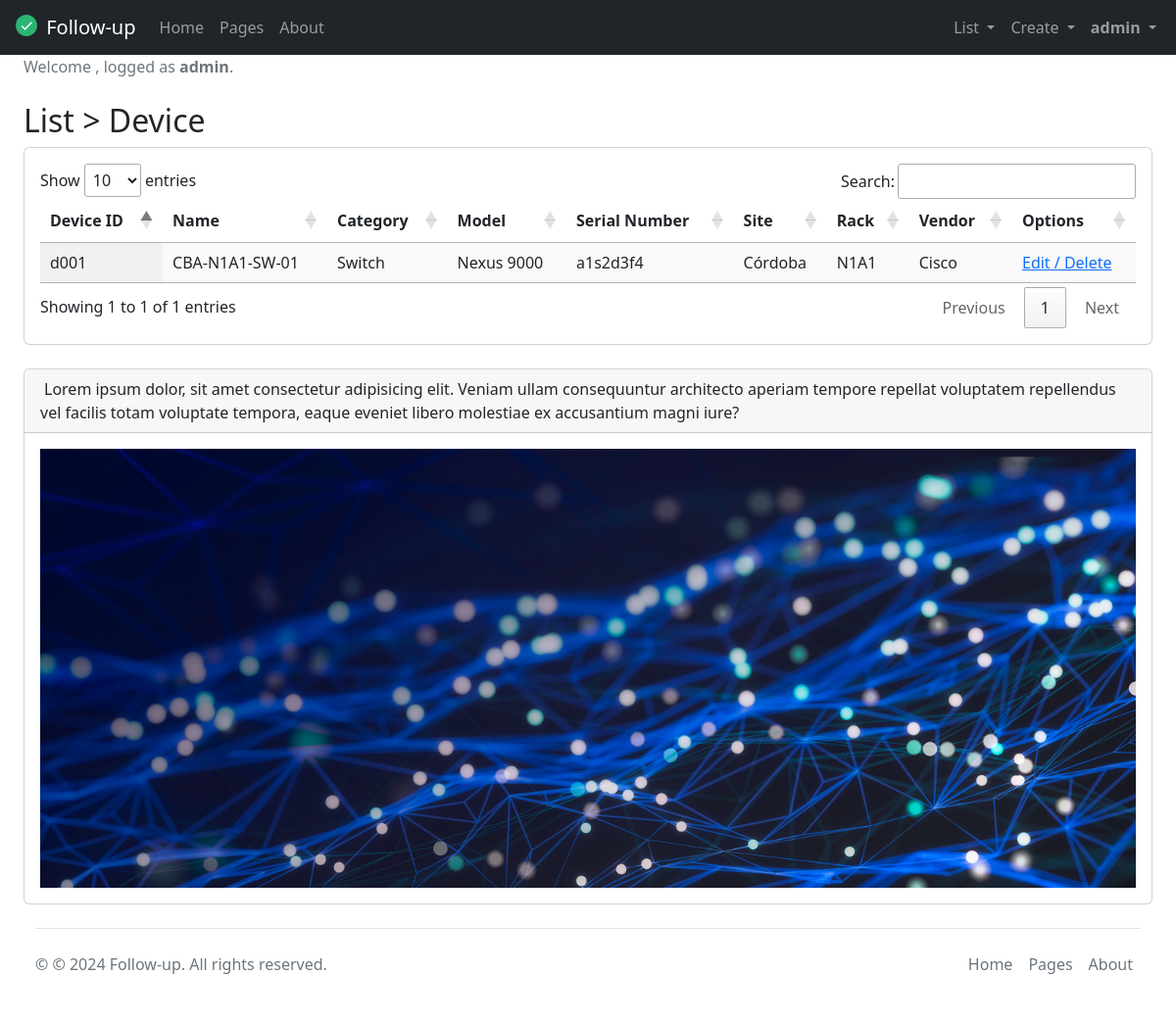
The page /device_table/ (signed in) on the database as committed earlier.
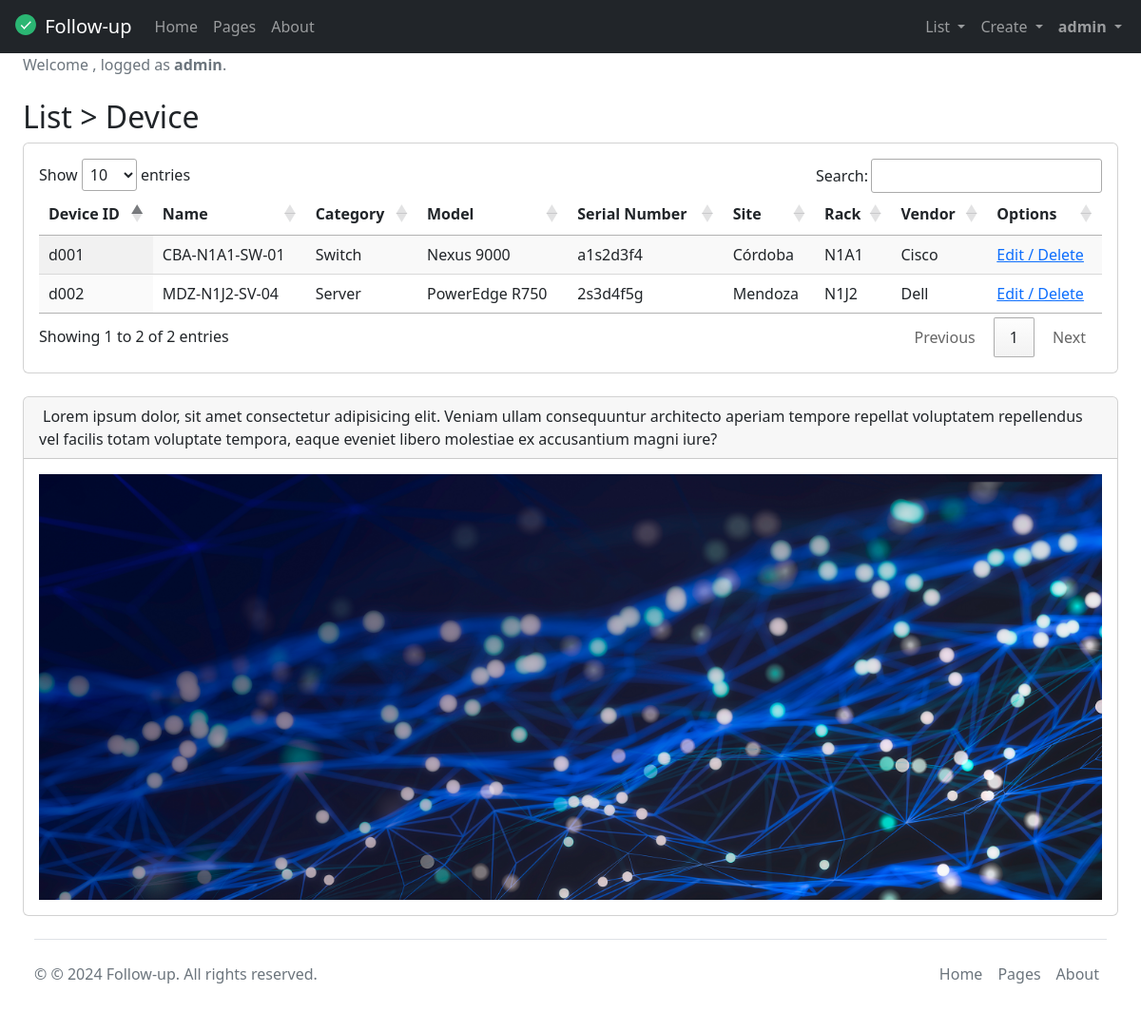
The same page on the database as committed later.
### tasks/models.py (models this page shows, shortened)
class Device(models.Model):
  deviceId = models.CharField(max_length=6)
  name = models.CharField(max_length=20)
  category = models.CharField(max_length=20)
  model = models.CharField(max_length=20)
  serialNumber = models.CharField(max_length=30)
  site = models.ForeignKey(Site, on_delete=models.CASCADE, null=True)
  rack = models.ForeignKey(Rack, on_delete=models.CASCADE, null=True)
  vendor = models.ForeignKey(Vendor, on_delete=models.CASCADE, null=True)
  deviceImage = models.ImageField(upload_to='devices', blank=True, null=True, default="/media/static/default.png")
  class Meta():
    verbose_name = 'Device'
    verbose_name_plural = 'Devices'
    ordering = ('deviceId', 'name')
    unique_together = ('deviceId', 'name')

class Site(models.Model):
  siteId = models.CharField(max_length=6)
  name = models.CharField(max_length=20)
  address = models.CharField(max_length=30)
  city = models.CharField(max_length=20)
  country = models.CharField(max_length=20)
  switchowner = models.CharField(max_length=30)
  contact = models.IntegerField(default=0)
  siteImage = models.ImageField(upload_to='sites', blank=True, null=True, default="/media/static/default.png") # default=""
  def __str__(self):
    return self.name
  class Meta():
    verbose_name = 'Site'
    verbose_name_plural = 'Sites'
    ordering = ('siteId', 'name')
    unique_together = ('siteId', 'name')

class Rack(models.Model):
  rackId = models.CharField(max_length=6)
  name = models.CharField(max_length=20)
  site = models.ForeignKey(Site, on_delete=models.CASCADE, null=True)
  rackImage = models.ImageField(upload_to='racks', blank=True, null=True, default="/media/static/default.png") # default=""
  def __str__(self):
    return self.name
  class Meta():
    verbose_name = 'Rack'
    verbose_name_plural = 'Racks'
    ordering = ('rackId', 'name')
    unique_together = ('rackId', 'name')

class Vendor(models.Model):
  vendorId = models.CharField(max_length=6)
  name = models.CharField(max_length=20)
  email = models.EmailField()
  contact = models.IntegerField()
  link = models.URLField(max_length=200, blank=True)
  vendorImage = models.ImageField(upload_to='vendors', blank=True, null=True, default="/media/static/default.png")
  def __str__(self):
    return self.name
  class Meta():
    verbose_name = 'Vendor'
    verbose_name_plural = 'Vendors'
    ordering = ('vendorId', 'name')
    unique_together = ('vendorId', 'name')

### tasks/views.py (the view)
# urls.py: path('device_table/', views.device_table, name='device_table'),
@login_required
def device_table(request):
    devices = Device.objects.all()
    return render(request, 'device_table.html', {'devices': devices})

### tasks/templates/device_table.html
{% extends 'base.html' %}
{% block content %}
<h2 class="mt-4">List > Device</h2>
<div class="card mb-4">
  <div class="card-body">
    <table id="example" class="display" style="width:100%">
        <thead>
            <tr>
                <th>Device ID</th>
                <th>Name</th>
                <th>Category</th>
                <th>Model</th>
                <th>Serial Number</th>
                <th>Site</th>
                <th>Rack</th>
                <th>Vendor</th>
                {% if user.is_staff %}
                <th>Options</th>
                {% endif %}
            </tr>
        </thead>
        <tbody>
            {% for device in devices %}
            <tr>
                <td>{{ device.deviceId }}</td>
                <td>{{ device.name }}</td>
                <td>{{ device.category }}</td>
                <td>{{ device.model }}</td>
                <td>{{ device.serialNumber }}</td>
                <td>{{ device.site }}</td>
                <td>{{ device.rack }}</td>
                <td>{{ device.vendor }}</td>
                {% if user.is_staff %}
                <td><a href="{% url 'device_detail' device.id %}">Edit / Delete</a></td>
                {% endif %}
            </tr>
            {% endfor %}
        </tbody>
    </table>
  </div>
</div>
{% endblock %}

Rows that differ between the two databases and show on the page:
added Device: deviceId "d002", name "MDZ-N1J2-SV-04", category "Server", model "PowerEdge R750", serialNumber "2s3d4f5g", site "Mendoza", rack "N1J2", vendor "Dell"
Other text that changed with them:
text written by a page script: "Show entries Search: Showing 1 to 1 of 1 entries Previous 1 Next" → "Show entries Search: Showing 1 to 2 of 2 entries Previous 1 Next"
